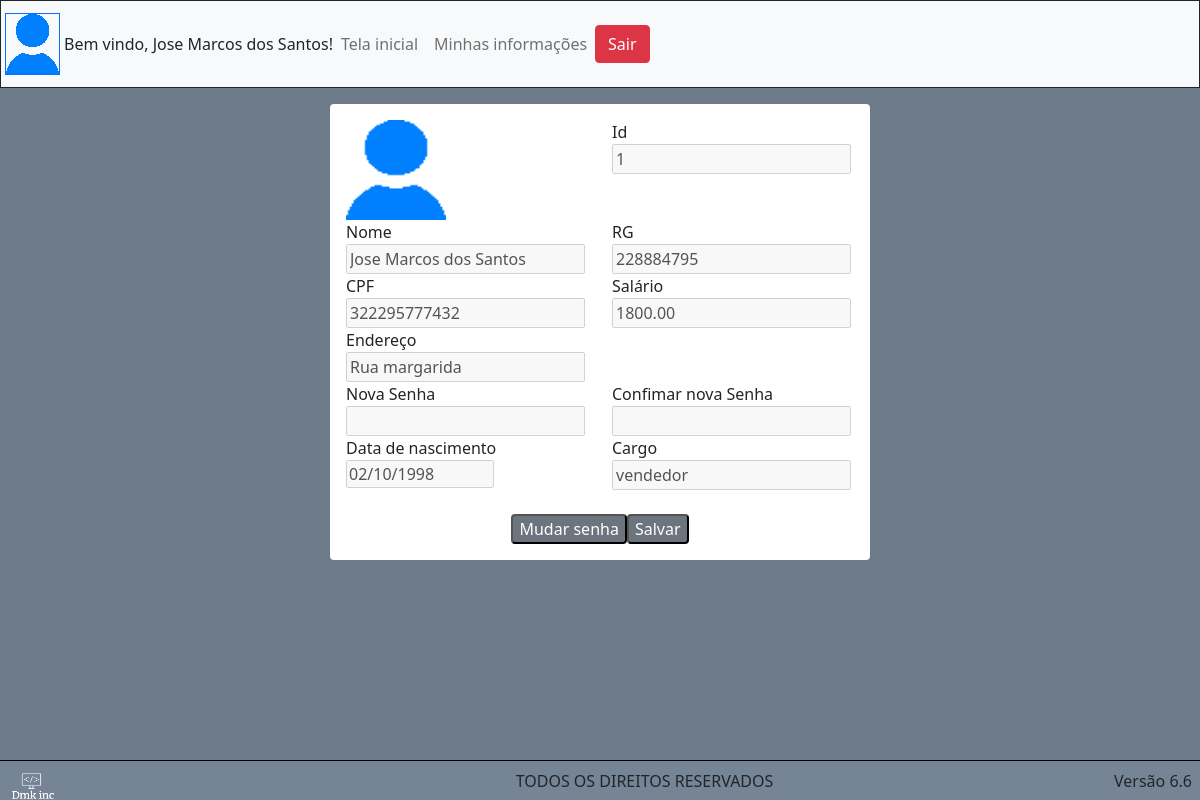
Screenshot of /userPanel.php (signed in) with the database file from the repository.
### tables this page shows
CREATE TABLE `tb_funcionario` (
  `id_funcionario` int(11) NOT NULL,
  `nm_funcionario` varchar(60) NOT NULL,
  `ds_rg` varchar(10) NOT NULL,
  `ds_cpf` varchar(15) NOT NULL,
  `vl_salario` decimal(10,2) NOT NULL,
  `ds_endereco` varchar(60) NOT NULL,
  `dt_nascimento` date NOT NULL,
  `ds_cargo` varchar(60) NOT NULL,
  `ds_senha` varchar(50) NOT NULL
);

### userPanel.php (the view, shortened to what this page needs)
<?php
	include_once 'php/connect.php';
                            $sql = "SELECT * FROM tb_funcionario WHERE id_funcionario = '". $_SESSION['u_id']. "'";
                            $dados = mysqli_query($conection, $sql);
                            $linha = mysqli_fetch_assoc($dados);
    include 'header.php'
?>
    <body class="container-inicial">
            <?php include 'nav.php' ?>
              <div class="d-flex justify-content-center bg-white mx-auto mt-3 rounded" style="width: 45vw;">
                <form class="m-3" method="POST" action="php/userEdit.php">
                    <div class="row">
                        <div class="col">
                            <img src="Images/default-user.png" width="100px" height="100px">
                        </div>
                        <div class="col">
                            <label for="idFunc">Id</label>
                            <input type="text" disabled id="idFunc" value="<?php echo $linha['id_funcionario']; ?>">
                        </div>
                    </div>
                    <div class="row">
                        <div class="col">
                            <label for="nomeFunc">Nome</label>
                            <input type="text" disabled id="1Func" name="name" value="<?php echo $linha['nm_funcionario']; ?>">
                        </div>
                        <div class="col">
                            <label for="rgFunc">RG</label></br>
                            <input type="text" disabled id="2Func" name="rg" value="<?php echo $linha['ds_rg']; ?>">
                        </div>
                    </div>
                    <div class="row">
                        <div class="col">
                            <label for="cpfFunc">CPF</label></br>
                            <input type="text" disabled id="3Func" name="cpf" value="<?php echo $linha['ds_cpf']; ?>">
                        </div>
                        <div class="col">
                            <label for="salFunc">Salário</label></br>
                            <input type="number" step="0.01" disabled id="4Func" name="salario" value="<?php echo $linha['vl_salario']; ?>">
                        </div>
                    </div>
                    <div class="row">
                        <div class="col">
                            <label for="endFunc">Endereço</label></br>
                            <input type="text" disabled id="5Func" name="endereco" value="<?php echo $linha['ds_endereco']; ?>">
                        </div>
                    </div>
                    <div class="row">
                        <div class="col">
                            <label for="senha">Nova Senha</label></br>
                            <input type="password" disabled id="7Func" name="senha">
                        </div>
                        <div class="col">
                            <label for="senhaconfirm"> Confimar nova Senha </label>
                            <input type="password" disabled id="8Func" name="senhaconfirm">
                        </div>
                    </div>
                    <div class="row">
                        <div class="col">
                            <label for="nascFunc">Data de nascimento</label></br>
                            <input type="date" disabled id="9Func" name="dtNasc" value="<?php echo $linha['dt_nascimento']; ?>">
                        </div>
                        <div class="col">
                            <label for="cargoFunc">Cargo</label></br>
                            <input type="text" disabled id="10Func" value="<?php echo $linha['ds_cargo']; ?>">
                        </div>
                    </div>
                <div class="d-flex justify-content-center">
                    <button type="button" class="rounded bg-secondary text-white" onclick="editUserPanel()">Mudar senha</button>
                    <input type="submit" class="rounded bg-secondary text-white" name="submit" value="Salvar">
                </div>
                </form>
              </div>
    </body>
</html>

### Styles/main.css (style rules this page uses)
.container-inicial { width: 100%; height: 100vh; background: #6C7A89; }

### rows the page displays
tb_funcionario: id_funcionario "1", name "Jose Marcos dos Santos", rg "228884795", cpf "322295777432", salario "1800.00", endereco "Rua margarida", dtNasc "02/10/1998", ds_cargo "vendedor"

### other values shown
$_SESSION['u_user'] "Jose Marcos dos Santos"
